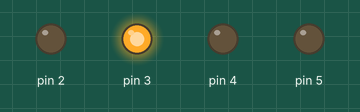
A sketch run on a simulated Arduino Uno, built with avr-gcc and run on an emulated ATmega328P. Parts: output pins drawn as LEDs (lit = HIGH).

Above: at 0.1 s.
Timing chart, 0 to 1.6 s (numbered marks = the images above):
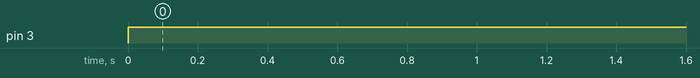

The sketch:

cambiar_leds.ino
```cpp
void setup() {
  // put your setup code here, to run once:
  pinMode(3, OUTPUT);
  pinMode(4, OUTPUT);
  pinMode(5, OUTPUT);
  pinMode(2, OUTPUT);
 }

void loop() {
  // put your main code here, to run repeatedly:
int  switchState = digitalRead(2);
  if (switchState == LOW){
    digitalWrite(3,HIGH);
    digitalWrite(4,LOW);
    digitalWrite(5,LOW);
  } else {
    digitalWrite(3,LOW);
    digitalWrite(4,LOW);
    digitalWrite(5,HIGH);
    delay(491);
    digitalWrite(4,HIGH);
    digitalWrite(5,LOW);
    delay(73);
  }
}
```

Measured:
- by itself, pin 3: LOW → HIGH at 0.00 s
